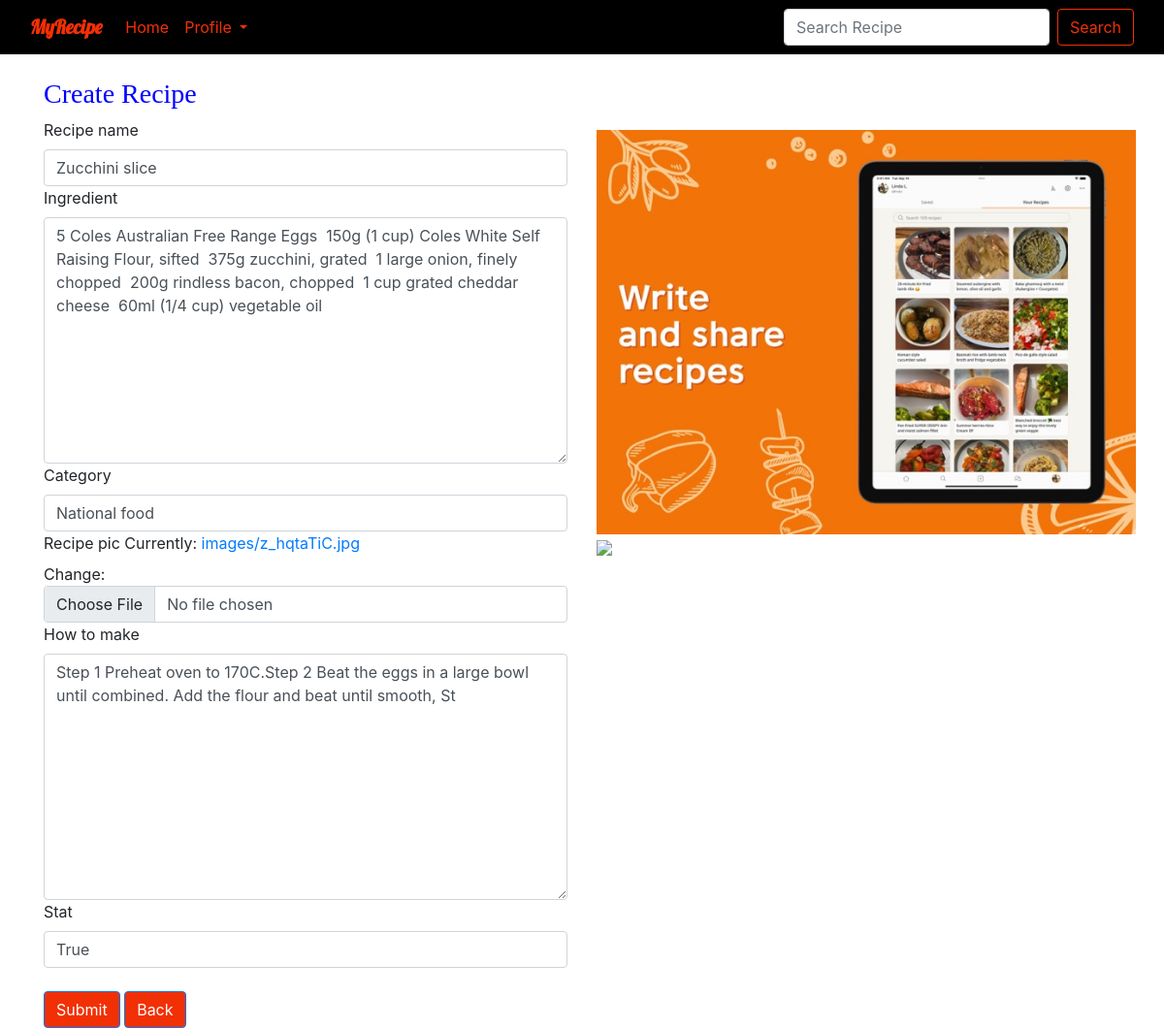
Screenshot of /recipes/editrecipe/20 (signed in) with the database file from the repository.
### recipes/models.py (models this page shows, shortened)
class recipe(models.Model):
    recipe_name = models.CharField(max_length=120)
    ingredient = models.CharField(max_length=600)
    category = models.CharField(max_length=120)
    recipe_pic = models.ImageField(upload_to="images")
    How_to_make = models.CharField(max_length=200)
    stat = models.CharField(max_length=600,default="")
    created_by = models.ForeignKey(to=User,on_delete=models.CASCADE)

### recipes/views.py (the view, shortened to what this page needs)
# urls.py: path('editrecipe/<int:id>',views.EditRecipe.as_view(),name="editrecipe"),
@method_decorator(login_required(login_url='login'), name='dispatch')
class EditRecipe(TemplateView):
    form_class =CreateRecipeForm
    context = {}
    template_name = 'recipes/createrecipe.html'
    def get(self, request, *args, **kwargs):
        id = kwargs.get('id')
        recipes = get_object_or_404(recipe, pk=id)
        form = self.form_class(instance=recipes)
        self.context['form'] = form
        return render(request,self.template_name , self.context)

### recipes/forms.py
class CreateRecipeForm(ModelForm):
    class Meta:
        model = recipe
        fields = "__all__"
        widgets = {'ingredient':forms.Textarea(),'How_to_make':forms.Textarea(),
                   'created_by':forms.HiddenInput()}

### recipes/templates/recipes/createrecipe.html (shortened to what this page needs)
<!DOCTYPE html>
<html lang="en">
<head>
    <link href="https://cdn.jsdelivr.net/npm/bootstrap@5.0.0-beta3/dist/css/bootstrap.min.css" rel="stylesheet">
    <link rel="stylesheet" href="{% static 'users/css/viewprofile.css' %}">
    <link rel="stylesheet" href="{% static 'home/css/home.css' %}">
    <link rel="stylesheet" href="https://maxcdn.bootstrapcdn.com/bootstrap/4.0.0/css/bootstrap.min.css">
    {% load static %}
</head>
<body >
    {% include 'home/nav.html' %}
<div class="container">
    <div class="row">
        <div class="col-6">
                    <form method="post" novalidate enctype="multipart/form-data">
                         <h3 style="color:blue;font-family:Cambria, Cochin, Georgia, Times, 'Times New Roman', serif;">Create Recipe</h3>
                    {% include 'home/form.html' with form=form %}
                        <br>
                           <button type="submit" class="btn btn-primary">Submit</button>
                           <a href="{% url 'home' %}" type="submit" class="btn btn-primary">Back</a>
                         </form>
            </div>
          <div class="col-6" >
            <div style="margin-right:-3%;margin-bottom:15%;margin-top:10%;margin-left:0%;">
                <img src="{% static 'home/images/4.jpg' %}">
                <img src="{% static 'home/images/3.jpg' %}">
            </div>
        </div>
    </div>
    </div>
</body>
</html>

### home/templates/home/form.html (shortened to what this page needs)
{% load widget_tweaks %}
        {% for field in form.visible_fields %}
        <div class="row">
            <div class="col">
                <label for="{{field.id_for_label}}" class="form-label">{{field.label}}</label>
                {% if form.is_bound %}
                    {% if field.errors %}
                        {% render_field field class="form-control is-invalid" %}
                        {% for error in field.errors %}
                            <div class="invalid-feedback">
                                {{ error }}
                            </div>
                        {% endfor %}
                    {% else %}
                         {% render_field field class="form-control" %}
                    {% endif %}
                {% else %}
                    {% render_field field class="form-control" %}
                {% endif %}
            </div>
        </div>
        {% endfor %}

### users/static/users/css/viewprofile.css (style rules this page uses)
img { max-width:100% !important; height:100% !important; }

### home/static/home/css/home.css (style rules this page uses)
.form-control { border: 1px solid #F23005; }
.container { position: relative; padding-top:2% }
.btn-primary, .btn-primary:hover, .btn-primary:active, .btn-primary:visited { background-color: #F23005 !important; }

### rows the page displays
recipe: recipe_name "Zucchini slice" "5 Coles Australian Free Range Eggs 150g (1 cup) Coles White Self Raising Flour, sifted 375g zucchini, grated 1 large onion, finely chopped 200g rindless bacon, chopped 1 cup grated cheddar cheese 60ml (1/4 cup) vegetable oil" "National food" "Step 1 Preheat oven to 170C.Step 2 Beat the eggs in a large bowl until combined. Add the flour and beat until smooth, St" "True"

### other values shown
{{ field.label }} "Recipe name" "Ingredient" "Category" "Recipe pic" "How to make" "Stat"
